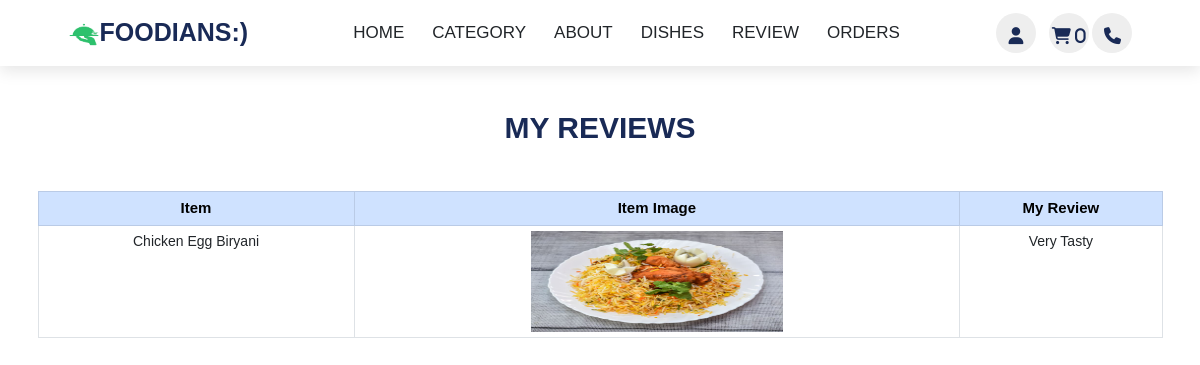
/user_dashboard.php?view_reviews (signed in), run on the app's committed database.
### tables this page shows
CREATE TABLE `item` (
  `item_id` int(20) NOT NULL,
  `item_name` varchar(50) NOT NULL,
  `category_id` int(20) NOT NULL,
  `item_description` longtext NOT NULL,
  `price` varchar(20) NOT NULL,
  `item_type` varchar(20) NOT NULL,
  `item_image` varchar(255) NOT NULL
);

CREATE TABLE `reviews` (
  `review_id` int(20) NOT NULL,
  `user_id` int(20) NOT NULL,
  `item_id` int(20) NOT NULL,
  `review` longtext NOT NULL
);

### user_view_review.php (the view)
   <h1 style="margin-top:7rem; padding:4rem;" class="heading"> My Reviews </h1>
   <div class="container">
       <div class="tbl-content" style="text-align: center; ">
	    <table class="table table-bordered table-hover">
  		    	<thead class="table-primary" style="font-size:1.5rem;" >
	    	    <tr>
    		    	    <th scope="col">Item</th>
           	        <th scope="col">Item image</th>
       		        <th scope="col">my review</th>
       		    </tr>
           	</thead>
			<?php
				$user_id = $_SESSION['user_id'];
    			$selectquery_review = "select * from reviews where user_id= $user_id";
				$query_review = mysqli_query($con, $selectquery_review);
				while($data_review = mysqli_fetch_assoc($query_review)){
					$item_id = $data_review['item_id'];
                       $review = $data_review['review'];
					$select_query_item = "select * from item where item_id= $item_id";
					$query_item = mysqli_query($con,$select_query_item);
					while($data = mysqli_fetch_assoc($query_item)){
						?>
               			<tbody style="font-size:1.4rem;">
   		    				<tr>
       	    	    		    <td><?php echo $data['item_name']?></td>
								<td style=""><img  width="251.71px" height="101.39px" src="<?php echo str_replace("../image","image",$data['item_image']); ?>"></td>
       	        			    <td><?php echo $review;?></td>
							</tr>
						</tbody>
						<?php
					}
			    }
			?>
		</table>
	</div>
</div>

### css/style.css (style rules this page uses)
:root { --green: #27ae60; --black: #192a56; --lighting-color:#666 ; --ligtGrey: #f2f2f2; --yellow: #fecb40; --red: #df113c; --box-shadow:0 .5rem 1.5rem rgba(0,0,0,.1) ; }
* { font-family: 'Nunito', sans-serif; margin: 0; padding: 0; box-sizing: border-box; text-decoration: none; outline: none; border: none; text-transform: capitalize; transition: all .2s linear; }
h1,h3 { font-weight: 600; }
html { font-size: 62.5%; overflow-x: hidden; scroll-padding-top: 5.6rem; scroll-behavior: smooth; }
.heading { text-align: center; color: var(--black); font-size: 3rem; padding-bottom: 2rem; text-transform: uppercase ; }

### data on the page
reviews: review "Very Tasty"
item: item_name "Chicken Egg Biryani", item_image (picture)

### other printed values
$count "0"
